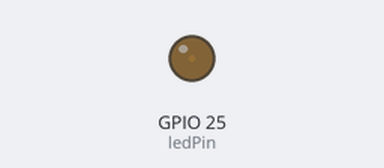
A program run on a simulated ESP32. On the bench: output pins drawn as LEDs (lit = HIGH).

Above: at 0.05 s.
At 2.15 s:
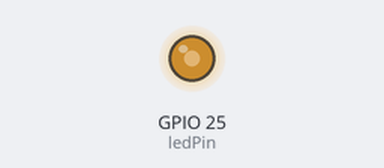
At 3.45 s:
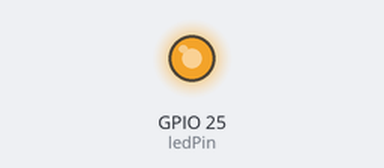
At 6.9 s:
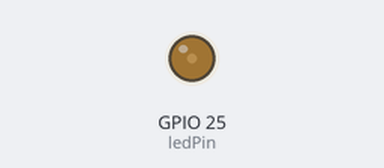
Timing chart, 0 to 10.0 s (numbered marks = the images above):
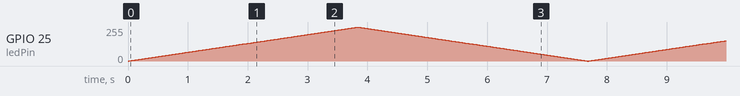

The program:

main.cpp
```cpp
#include <Arduino.h>

const int ledPin = 25;  // GPIO 25

void setup() {
  ledcSetup(0, 5000, 8);  // 设置 PWM 通道 0，频率 5000 Hz，8 位分辨率
  ledcAttachPin(ledPin, 0);  // 将 GPIO 25 连接到 PWM 通道 0
}

void loop() {
  for (int dutyCycle = 0; dutyCycle <= 255; dutyCycle++) {
    ledcWrite(0, dutyCycle);  // 设置 PWM 占空比
    delay(15);                // 延时 15 毫秒
  }
  for (int dutyCycle = 255; dutyCycle >= 0; dutyCycle--) {
    ledcWrite(0, dutyCycle);  // 设置 PWM 占空比
    delay(15);                // 延时 15 毫秒
  }
}
```
